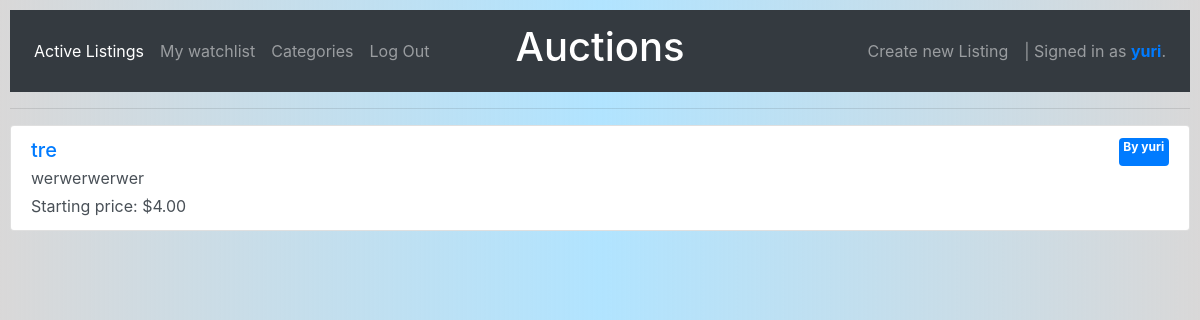
/watchpage (signed in), run on an earlier commit of the app's database.
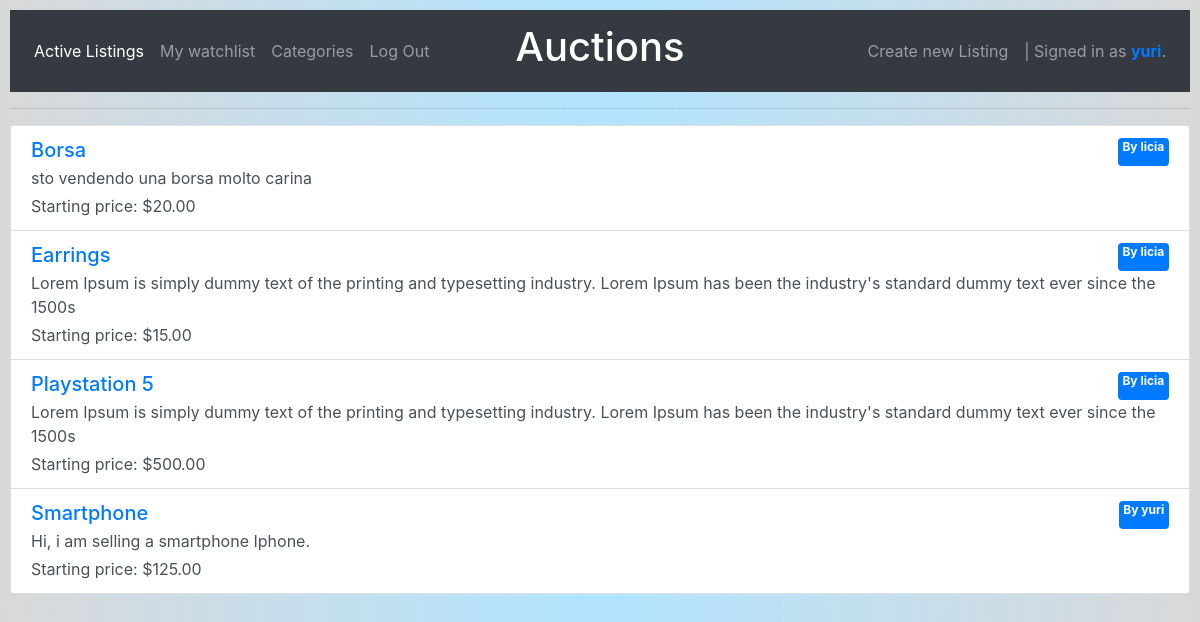
And on a later commit of the database.
### auctions/models.py (models this page shows, shortened)
class Watchlist(models.Model):
    id = models.AutoField(primary_key=True)
    user = models.ForeignKey(User, on_delete=models.DO_NOTHING, related_name='watchlister')
    listing = models.ForeignKey(Listing, on_delete=models.CASCADE, related_name='itemWatchlist')
    pass

class Listing(models.Model):
    id = models.AutoField(primary_key=True)
    title = models.CharField(max_length=24)
    description = models.CharField(max_length=64)
    startingprice = models.IntegerField()
    imagename = models.CharField(max_length=255)
    categoryname = models.CharField(max_length=255, blank=True, null=True)
    user = models.ForeignKey(User, on_delete=models.CASCADE, related_name='owner')
    winner = models.CharField(max_length=255, blank=True, null=True)
    pass

class User(AbstractUser):
    pass

### auctions/views.py (the view)
# urls.py: path("watchpage", views.watch, name="watchpage"),
@login_required
def watch(request):
    if request.user.is_authenticated:
        if request.method == "GET":
            userWatchList = Watchlist.objects.all().filter(user=request.user)
            return render(request, "auctions/watchpage.html", {
                "watchlist": userWatchList
            })
        else:
            return HttpResponse("Operation not permitted.")
    else:
        return HttpResponseRedirect(reverse("login"))

### auctions/templates/auctions/watchpage.html
{% extends "auctions/layout.html" %}
{% block body %}
    {% load static %}
      <div class="list-group">
        {% for item in watchlist %}
        <a href="{% url 'listingpage' item.listing.id %}" class="list-group-item list-group-item-action flex-column align-items-start">
          <div class="d-flex w-100 justify-content-between">
            <h5 class="mb-1 text-primary">{{ item.listing.title }}</h5>
            <span class="badge badge-primary">By {{item.listing.user.username}}</span>
          </div>
          <p class="mb-1">{{item.listing.description}}</p>
          <span class="input-group-prepend">Starting price: ${{item.listing.startingprice}}<span class="input-group-append">.00</span></span>
        </a>
        {% endfor %}
      </div>
{% endblock %}

What changed in the data, as far as the page shows it:
removed Watchlist: listing "tre", listing.user.username "yuri", listing.description "werwerwerwer", listing.startingprice "4"
added Watchlist: listing "Borsa", listing.user.username "licia", listing.description "sto vendendo una borsa molto carina", listing.startingprice "20"
added Watchlist: listing "Earrings", listing.user.username "licia", listing.description "Lorem Ipsum is simply dummy text of the printing and typesetting industry. Lorem Ipsum has been the industry's standard dummy text ever since the 1500s", listing.startingprice "15"
added Watchlist: listing "Playstation 5", listing.user.username "licia", listing.description "Lorem Ipsum is simply dummy text of the printing and typesetting industry. Lorem Ipsum has been the industry's standard dummy text ever since the 1500s", listing.startingprice "500"
added Watchlist: listing "Smartphone", listing.user.username "yuri", listing.description "Hi, i am selling a smartphone Iphone.", listing.startingprice "125"
